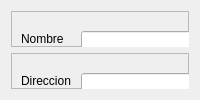
       <widget class="QWidget" name="Nuevo_Inquilino">
        <layout class="QVBoxLayout" name="verticalLayout">
         <item>
          <widget class="QFrame" name="DatosInq_Frame">
           <property name="frameShape">
            <enum>QFrame::StyledPanel</enum>
           </property>
           <property name="frameShadow">
            <enum>QFrame::Raised</enum>
           </property>
           <widget class="QLabel" name="label_2">
            <property name="geometry">
             <rect>
              <x>10</x>
              <y>20</y>
              <width>49</width>
              <height>16</height>
             </rect>
            </property>
            <property name="text">
             <string>Nombre</string>
            </property>
           </widget>
           <widget class="QLabel" name="label_3">
            <property name="geometry">
             <rect>
              <x>10</x>
              <y>50</y>
              <width>49</width>
              <height>16</height>
             </rect>
            </property>
            <property name="text">
             <string>Apellidos</string>
            </property>
           </widget>
           <widget class="QLabel" name="label_4">
            <property name="geometry">
             <rect>
              <x>10</x>
              <y>80</y>
              <width>49</width>
              <height>16</height>
             </rect>
            </property>
            <property name="text">
             <string>DNI</string>
            </property>
           </widget>
           <widget class="QLabel" name="label_5">
            <property name="geometry">
             <rect>
              <x>10</x>
              <y>110</y>
              <width>49</width>
              <height>16</height>
             </rect>
            </property>
            <property name="text">
             <string>Telefono</string>
            </property>
           </widget>
           <widget class="QLabel" name="label_6">
            <property name="geometry">
             <rect>
              <x>10</x>
              <y>150</y>
              <width>49</width>
              <height>16</height>
             </rect>
            </property>
            <property name="text">
             <string>E-mail</string>
            </property>
           </widget>
           <widget class="QLabel" name="label_13">
            <property name="geometry">
             <rect>
              <x>250</x>
              <y>30</y>
              <width>51</width>
              <height>16</height>
             </rect>
            </property>
            <property name="text">
             <string>Deposito</string>
            </property>
           </widget>
           <widget class="QLineEdit" name="lineEdit">
            <property name="geometry">
             <rect>
              <x>70</x>
              <y>20</y>
              <width>151</width>
              <height>22</height>
             </rect>
            </property>
           </widget>
           <widget class="QLineEdit" name="lineEdit_2">
            <property name="geometry">
             <rect>
              <x>70</x>
              <y>50</y>
              <width>151</width>
              <height>22</height>
             </rect>
            </property>
           </widget>
           <widget class="QLineEdit" name="lineEdit_3">
            <property name="geometry">
             <rect>
              <x>70</x>
              <y>80</y>
              <width>151</width>
              <height>22</height>
             </rect>
            </property>
           </widget>
           <widget class="QLineEdit" name="lineEdit_4">
            <property name="geometry">
             <rect>
              <x>70</x>
              <y>110</y>
              <width>151</width>
              <height>22</height>
             </rect>
            </property>
           </widget>
           <widget class="QLineEdit" name="lineEdit_5">
            <property name="geometry">
             <rect>
              <x>70</x>
              <y>140</y>
              <width>151</width>
              <height>22</height>
             </rect>
            </property>
           </widget>
           <widget class="QLineEdit" name="lineEdit_6">
            <property name="geometry">
             <rect>
              <x>310</x>
              <y>30</y>
              <width>151</width>
              <height>22</height>
             </rect>
            </property>
           </widget>
          </widget>
         </item>
         <item>
          <widget class="QFrame" name="Datos_alquiler_frame">
           <property name="frameShape">
            <enum>QFrame::StyledPanel</enum>
           </property>
           <property name="frameShadow">
            <enum>QFrame::Raised</enum>
           </property>
           <widget class="QLabel" name="label_7">
            <property name="geometry">
             <rect>
              <x>10</x>
              <y>20</y>
              <width>51</width>
              <height>16</height>
             </rect>
            </property>
            <property name="text">
             <string>Direccion </string>
            </property>
           </widget>
           <widget class="QLabel" name="label_8">
            <property name="geometry">
             <rect>
              <x>250</x>
              <y>20</y>
              <width>71</width>
              <height>16</height>
             </rect>
            </property>
            <property name="text">
             <string>Fecha Inicio </string>
            </property>
           </widget>
           <widget class="QLabel" name="label_9">
            <property name="geometry">
             <rect>
              <x>10</x>
              <y>60</y>
              <width>101</width>
              <height>16</height>
             </rect>
            </property>
            <property name="text">
             <string>Canon de alquiler</string>
            </property>
           </widget>
           <widget class="QLabel" name="label_10">
            <property name="geometry">
             <rect>
              <x>250</x>
              <y>80</y>
              <width>91</width>
              <height>16</height>
             </rect>
            </property>
            <property name="text">
             <string>Fecha Aumento</string>
            </property>
           </widget>
           <widget class="QLabel" name="label_11">
            <property name="geometry">
             <rect>
              <x>20</x>
              <y>90</y>
              <width>81</width>
              <height>16</height>
             </rect>
            </property>
            <property name="text">
             <string>% de aumento</string>
            </property>
           </widget>
           <widget class="QCheckBox" name="checkBox">
            <property name="geometry">
             <rect>
              <x>0</x>
              <y>130</y>
              <width>101</width>
              <height>20</height>
             </rect>
            </property>
            <property name="text">
             <string>Garantia Propie</string>
            </property>
           </widget>
           <widget class="QCheckBox" name="checkBox_2">
            <property name="geometry">
             <rect>
              <x>0</x>
              <y>160</y>
              <width>111</width>
              <height>20</height>
             </rect>
            </property>
            <property name="text">
             <string>Seguro Caucion</string>
            </property>
           </widget>
           <widget class="QCheckBox" name="checkBox_3">
            <property name="geometry">
             <rect>
              <x>130</x>
              <y>130</y>
              <width>121</width>
              <height>20</height>
             </rect>
            </property>
            <property name="text">
             <string>Recibos de sueldo</string>
            </property>
           </widget>
           <widget class="QLabel" name="label_12">
            <property name="geometry">
             <rect>
              <x>250</x>
              <y>50</y>
              <width>121</width>
              <height>16</height>
             </rect>
            </property>
            <property name="text">
             <string>Fecha de culimancion </string>
            </property>
           </widget>
           <widget class="QLineEdit" name="lineEdit_7">
            <property name="geometry">
             <rect>
              <x>70</x>
              <y>20</y>
              <width>151</width>
              <height>22</height>
             </rect>
            </property>
           </widget>
           <widget class="QLineEdit" name="lineEdit_8">
            <property name="geometry">
             <rect>
              <x>110</x>
              <y>60</y>
              <width>71</width>
              <height>22</height>
             </rect>
            </property>
           </widget>
           <widget class="QLineEdit" name="lineEdit_9">
            <property name="geometry">
             <rect>
              <x>110</x>
              <y>90</y>
              <width>71</width>
              <height>22</height>
             </rect>
            </property>
           </widget>
           <widget class="QDateTimeEdit" name="dateTimeEdit">
            <property name="geometry">
             <rect>
              <x>370</x>
              <y>20</y>
              <width>121</width>
              <height>22</height>
             </rect>
            </property>
           </widget>
           <widget class="QDateTimeEdit" name="dateTimeEdit_2">
            <property name="geometry">
             <rect>
              <x>370</x>
              <y>50</y>
              <width>121</width>
              <height>22</height>
             </rect>
            </property>
           </widget>
           <widget class="QDateTimeEdit" name="dateTimeEdit_3">
            <property name="geometry">
             <rect>
              <x>370</x>
              <y>80</y>
              <width>121</width>
              <height>22</height>
             </rect>
            </property>
           </widget>
          </widget>
         </item>
        </layout>
       </widget>
